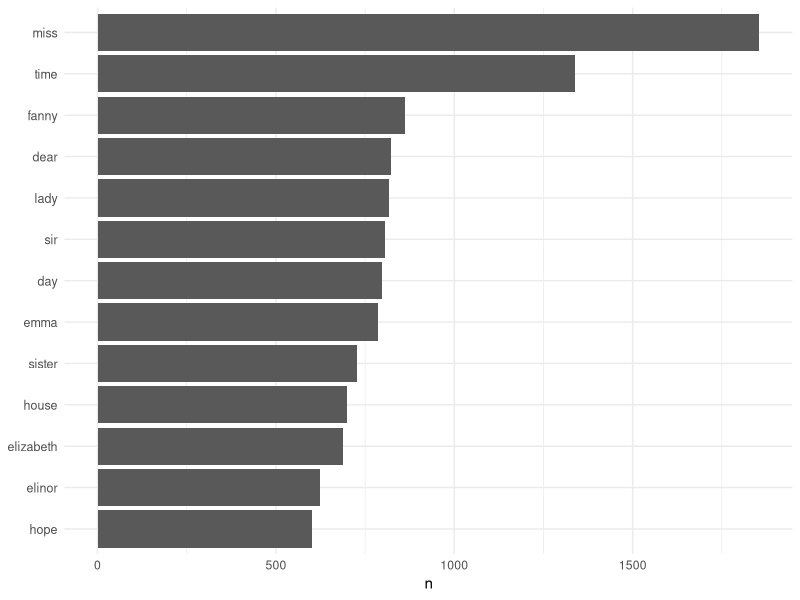

Recreate this plot in R.
library(dplyr)
library(ggplot2)
library(janeaustenr)
library(stringr)
library(tidytext)

# Load the books, where each row is a line of text.
original_books <- austen_books() %>%
  group_by(book) %>%
  mutate(
    linenumber = row_number(),
    chapter = cumsum(str_detect(text, regex("^chapter [\\divxlc]",
      ignore_case = TRUE
    )))
  ) %>%
  ungroup()

# Split the text into individual words.
tidy_books <- original_books %>%
  unnest_tokens(word, text)

# Remove stop words.
data(stop_words)

tidy_books <- tidy_books %>%
  anti_join(stop_words)

# Compute word counts.
word_counts <- tidy_books %>%
  count(word, sort = TRUE)

print(word_counts)

# Plot the most common words.
p <- word_counts %>%
  filter(n > 600) %>%
  mutate(word = reorder(word, n)) %>%
  ggplot(aes(word, n)) +
  geom_col() +
  xlab(NULL) +
  coord_flip() +
  theme_minimal() +
  theme(axis.text.y = element_text(size = 9))

print(p)
